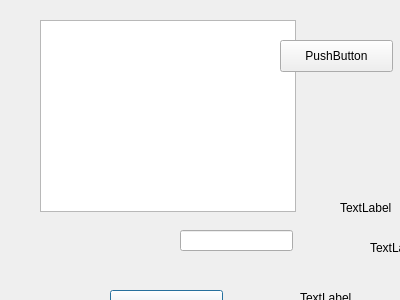
<?xml version="1.0" encoding="UTF-8"?>
<ui version="4.0">
 <class>adminDeleteFood</class>
 <widget class="QDialog" name="adminDeleteFood">
  <property name="geometry">
   <rect>
    <x>0</x>
    <y>0</y>
    <width>400</width>
    <height>300</height>
   </rect>
  </property>
  <property name="windowTitle">
   <string>Dialog</string>
  </property>
  <widget class="QLabel" name="foodLabel">
   <property name="geometry">
    <rect>
     <x>300</x>
     <y>290</y>
     <width>59</width>
     <height>16</height>
    </rect>
   </property>
   <property name="text">
    <string>TextLabel</string>
   </property>
  </widget>
  <widget class="QLabel" name="cityLabel">
   <property name="geometry">
    <rect>
     <x>340</x>
     <y>200</y>
     <width>59</width>
     <height>16</height>
    </rect>
   </property>
   <property name="text">
    <string>TextLabel</string>
   </property>
  </widget>
  <widget class="QLabel" name="foodPriceLabel">
   <property name="geometry">
    <rect>
     <x>370</x>
     <y>240</y>
     <width>59</width>
     <height>16</height>
    </rect>
   </property>
   <property name="text">
    <string>TextLabel</string>
   </property>
  </widget>
  <widget class="QLabel" name="welcomeLabel">
   <property name="geometry">
    <rect>
     <x>220</x>
     <y>100</y>
     <width>59</width>
     <height>16</height>
    </rect>
   </property>
   <property name="text">
    <string>TextLabel</string>
   </property>
  </widget>
  <widget class="QLineEdit" name="cityEdit">
   <property name="geometry">
    <rect>
     <x>170</x>
     <y>140</y>
     <width>113</width>
     <height>21</height>
    </rect>
   </property>
  </widget>
  <widget class="QLineEdit" name="foodPriceEdit">
   <property name="geometry">
    <rect>
     <x>180</x>
     <y>230</y>
     <width>113</width>
     <height>21</height>
    </rect>
   </property>
  </widget>
  <widget class="QLineEdit" name="foodEdit">
   <property name="geometry">
    <rect>
     <x>170</x>
     <y>190</y>
     <width>113</width>
     <height>21</height>
    </rect>
   </property>
  </widget>
  <widget class="QPushButton" name="updateButton">
   <property name="geometry">
    <rect>
     <x>110</x>
     <y>290</y>
     <width>113</width>
     <height>32</height>
    </rect>
   </property>
   <property name="text">
    <string>PushButton</string>
   </property>
  </widget>
  <widget class="QTableView" name="tableView">
   <property name="geometry">
    <rect>
     <x>40</x>
     <y>20</y>
     <width>256</width>
     <height>192</height>
    </rect>
   </property>
  </widget>
  <widget class="QPushButton" name="showAll">
   <property name="geometry">
    <rect>
     <x>280</x>
     <y>40</y>
     <width>113</width>
     <height>32</height>
    </rect>
   </property>
   <property name="text">
    <string>PushButton</string>
   </property>
  </widget>
 </widget>
 <resources/>
 <connections/>
</ui>
